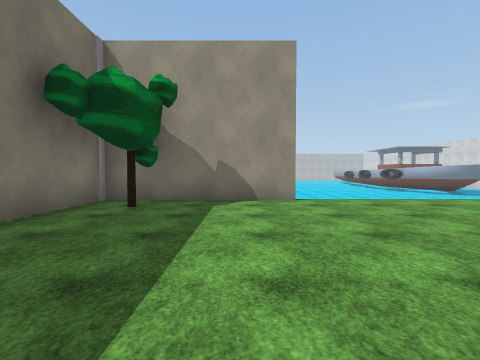
View 1 (above)

24 first-person views from a walk through a scene from a Unity 3-D project. The camera is 1.4 m above the floor, tilts 2° down and sees 85° across. The floor is counted in squares, 2 m on a side. Each view is taken from the middle of a square. On the plan, view 1 faces up. The plan holds only what a view shows up to about 9 squares ahead; the rest is blank. The place goes on beyond the plan. The player character is not drawn. Some surface patterns are stand-ins.

View 2
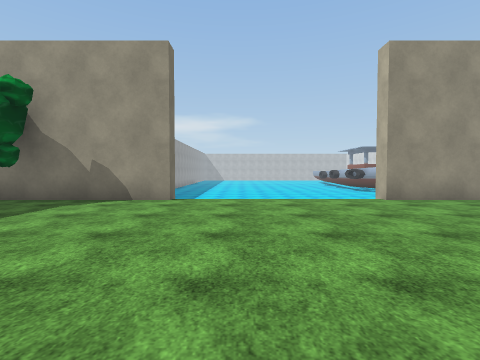

View 3
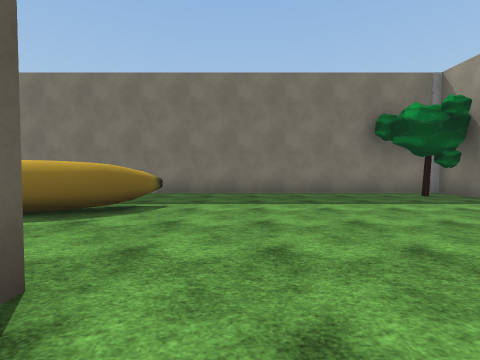

View 4
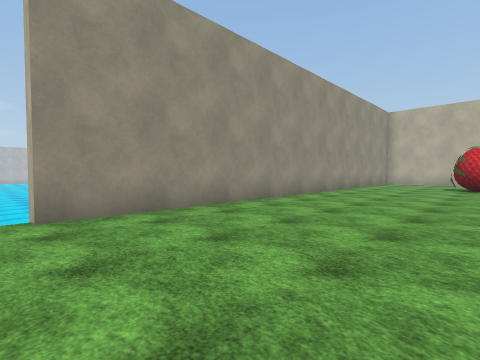

View 5
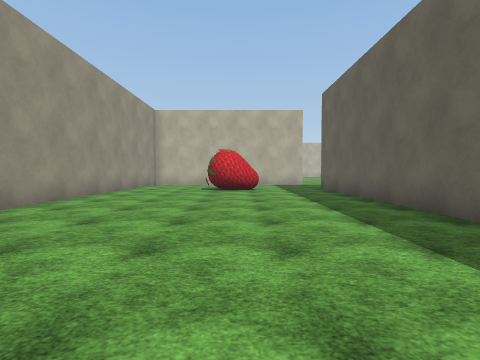

View 6
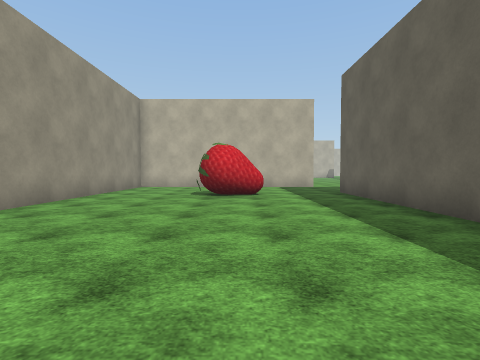

View 7
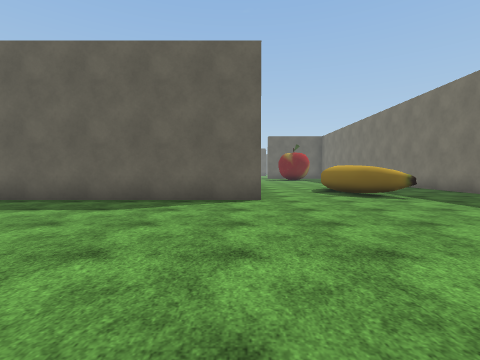

View 8
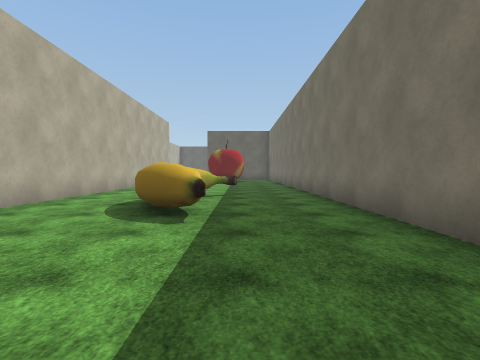

View 9
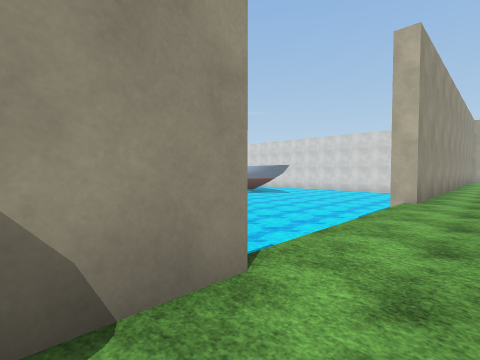

View 10
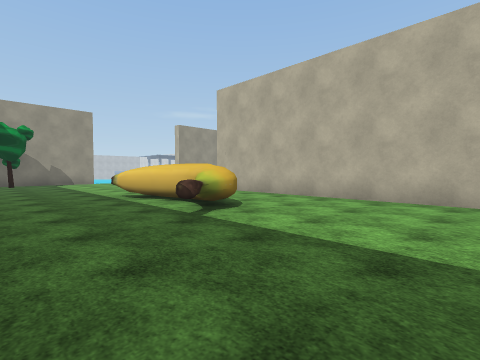

View 11
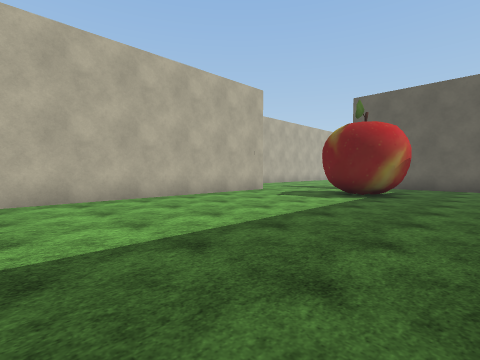

View 12
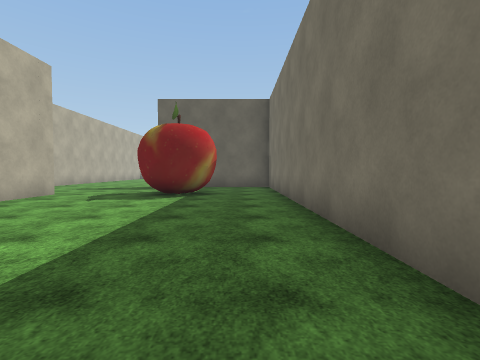

View 13
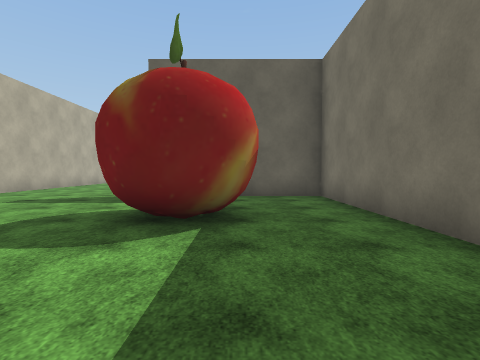

View 14
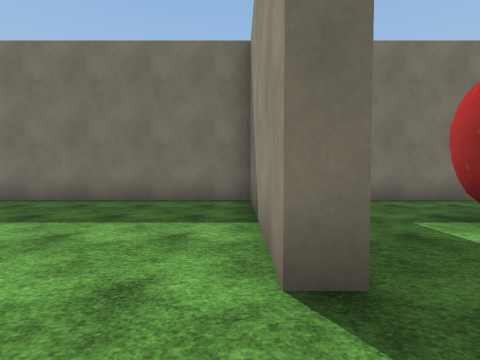

View 15
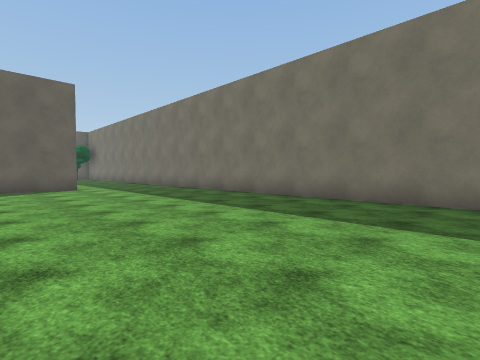

View 16
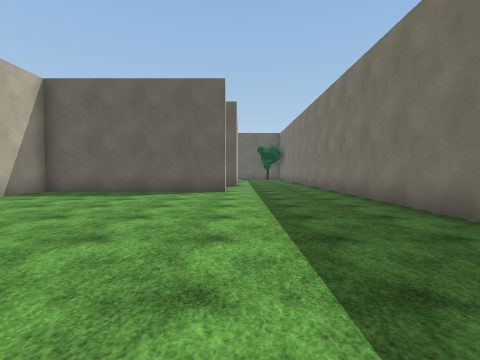

View 17
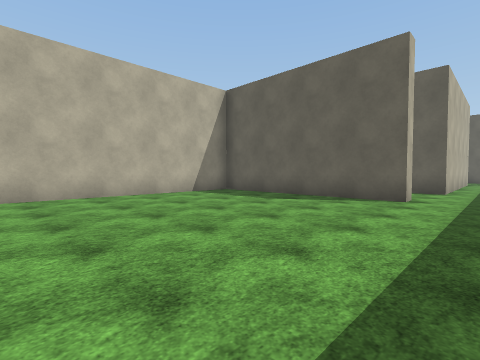

View 18
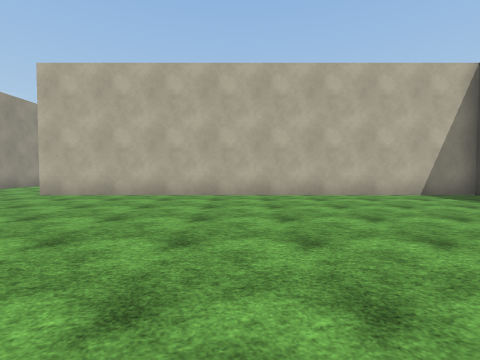

View 19
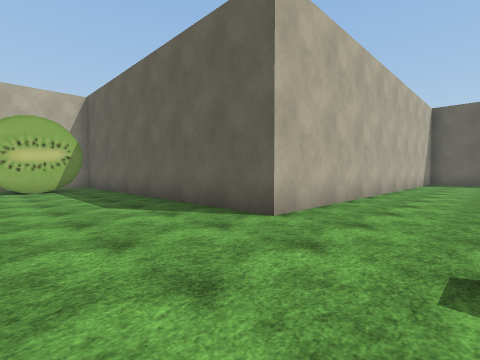

View 20
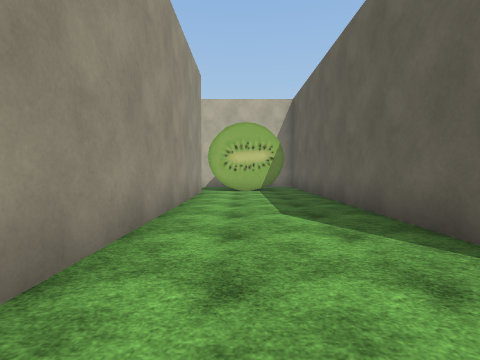

View 21
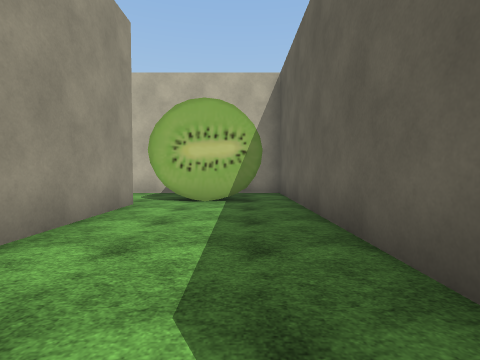

View 22
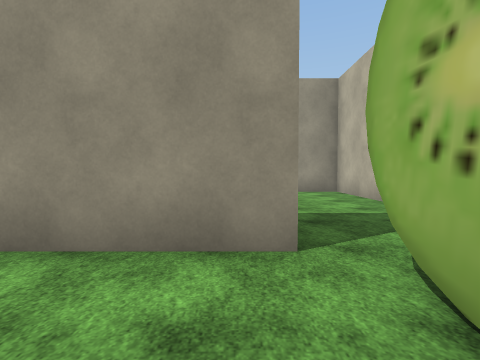

View 23
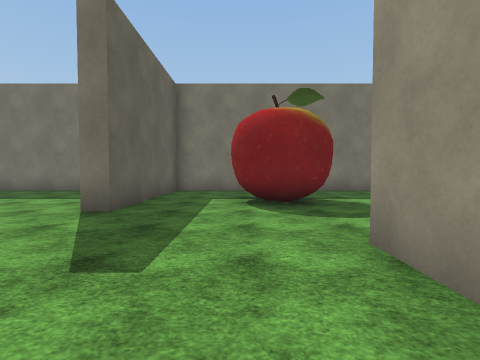

View 24
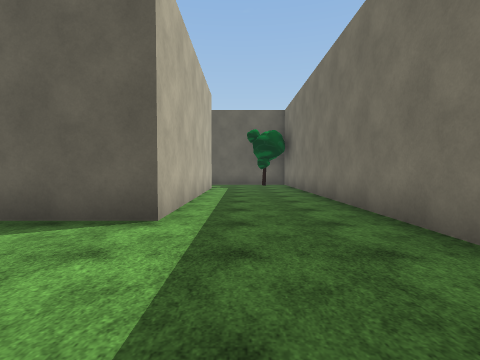

### Floor plan
Points are (right, up) in squares from view 1. A wall is a line through its corners. A room is listed if a view was taken in it or the views show most of it. See-through windows are left out.
Room 1 (views 1, 2, 3, 4, 5, 6, 7, 8, 9)
walls: (11.5, -1.3) (18.5, -1.3); (19, 6.2) (6.5, 6.2) (6.5, 6.8); (3.5, -1.3) (9.8, -1.3); (1.3, 6.8) (1.3, 6.2) (-3.3, 6.2) (-3.3, -2.5); (3.5, -6.6) (3.5, -2.8); (1, -3.1) (1.1, -3.5); (0.7, -2.4) (1, -2.9); (-0.5, -1.5) (0.1, -1.8); (-0.3, -2.3) (-0.5, -1.6) (-0.1, -1.7) (0.4, -2.1)
ways out: opening at (-2.5, -2) to room 2; opening at (2.5, -5.5) to room 2; gap at (1, 7)
objects: other object (-2, 5); other object (17, 2) to (18, 3)
Room 2 (views 10, 11, 12, 13, 14, 15, 16, 17, 18, 19, 20, 21, 22, 23, 24)
walls: (-3.3, -18.6) (-3.3, -39); (4.8, -14.8) (3.5, -14.8) (3.5, -6.6); (0.5, -31.2) (0.5, -30.8) (6.5, -30.8) (6.5, -18.3) (16.3, -18.3) (16.3, -17.1); (13.5, -14.8) (6.2, -14.8); (-0.2, -5.5) (-0.9, -5.7); (-0.3, -5.2) (0, -4.7); (0.2, -4.5) (0.2, -4); (0.1, -3.4) (-0.3, -2.2); (0.1, -3.2) (-0.4, -2.3); (-3.3, -2.5) (-3.3, -18.3) (1.5, -18.3) (1.5, -18.7) (-2.9, -18.7); (0.1, -39) (0.1, -33.7)
low walls: (-0.3, -5.6) (-0.8, -5.8); (-0.9, -5.6) (-0.3, -5.2)
ways out: opening at (-2.5, -2) to room 1; opening at (2.5, -5.5) to room 1; opening at (0.5, -32.5); opening at (15, -14)
objects: other object (-1, -15) to (1, -14); other object (14, -17) to (14, -15)

Where each view was taken, in squares from view 1:
view 1: 0 up, 0 right, facing up
view 2: 0 up, 3 right, facing up
view 3: 0 up, 5 right, facing left
view 4: 2 up, 6 right, facing up-right
view 5: 2 up, 8 right, facing right
view 6: 2 up, 10 right, facing right
view 7: 5 up, 4 right, facing down
view 8: 2 up, 1 left, facing down
view 9: 5 up, 0 right, facing up-right
view 10: 9 down, 3 left, facing up-right
view 11: 7 down, 3 left, facing down-right
view 12: 7 down, 2 left, facing down
view 13: 11 down, 1 left, facing down
view 14: 19 down, 3 right, facing left
view 15: 20 down, 3 right, facing down-left
view 16: 22 down, 0 right, facing down
view 17: 24 down, 1 left, facing down-right
view 18: 24 down, 1 left, facing right
view 19: 15 down, 4 right, facing down-right
view 20: 16 down, 5 right, facing right
view 21: 17 down, 8 right, facing right
view 22: 17 down, 13 right, facing up
view 23: 16 down, 6 right, facing left
view 24: 30 down, 1 left, facing down
